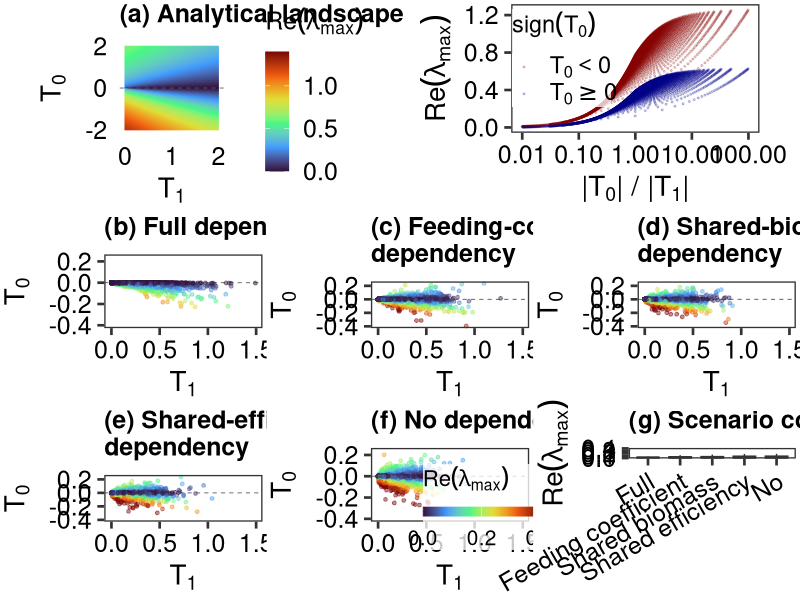

Recreate this plot in R. (Note: this script raises an error after producing the figure.)
# =============================================================================
# Three-species module dependency analysis
# =============================================================================

rm(list = ls())

library(tidyverse)
library(cowplot)
library(viridis)
library(scales)
library(here)

set.seed(2026)

n_rep <- 10000
fs <- 20
fss <- 18

case_levels <- c(
  "(b) Full dependency",
  "(c) Feeding-coefficient\ndependency",
  "(d) Shared-biomass\ndependency",
  "(e) Shared-efficiency\ndependency",
  "(f) No dependency"
)

scenario_labs_short <- c(
  "(b) Full dependency" = "Full",
  "(c) Feeding-coefficient\ndependency" = "Feeding coefficient",
  "(d) Shared-biomass\ndependency" = "Shared biomass",
  "(e) Shared-efficiency\ndependency" = "Shared efficiency",
  "(f) No dependency" = "No"
)

scenario_cols <- c(
  "(b) Full dependency" = "#1B9E77",
  "(c) Feeding-coefficient\ndependency" = "#7570B3",
  "(d) Shared-biomass\ndependency" = "#E6AB02",
  "(e) Shared-efficiency\ndependency" = "#D95F02",
  "(f) No dependency" = "#666666"
)

get_re_lmax <- function(T1, T0) {
  max(Re(polyroot(c(T0, T1, 0, 1))))
}

simulate_scenario <- function(case, share_c, share_B, share_e) {
  c12 <- runif(n_rep)
  c13 <- runif(n_rep)
  c23 <- runif(n_rep)
  B1 <- runif(n_rep)
  B2 <- runif(n_rep)
  B3 <- runif(n_rep)
  e2 <- runif(n_rep)
  e3 <- runif(n_rep)
  
  c12a <- c12
  c13a <- c13
  c23a <- c23
  B1a <- B1
  B2a <- B2
  B3a <- B3
  e2a <- e2
  e3a <- e3
  
  c12b <- if (share_c) c12a else runif(n_rep)
  c13b <- if (share_c) c13a else runif(n_rep)
  c23b <- if (share_c) c23a else runif(n_rep)
  
  B1b <- if (share_B) B1a else runif(n_rep)
  B2b <- if (share_B) B2a else runif(n_rep)
  B3b <- if (share_B) B3a else runif(n_rep)
  
  e2b <- if (share_e) e2a else runif(n_rep)
  e3b <- if (share_e) e3a else runif(n_rep)
  
  T1 <- (c12a * B1a) * (e2a * c12b * B2a) +
    (c13a * B1b) * (e3a * c13b * B3a) +
    (c23a * B2b) * (e3b * c23b * B3b)
  
  T0 <- (e2a * c12a * B2a) *
    (e3a * c23a * B3a) *
    (c13a * B1a) -
    (c12b * B1b) *
    (c23b * B2b) *
    (e3b * c13b * B3b)
  
  tibble(
    T1,
    T0,
    ReLambdaMax = map2_dbl(T1, T0, get_re_lmax),
    Case = case
  )
}

# -----------------------------------------------------------------------------
# Analytical landscape
# -----------------------------------------------------------------------------

grid <- expand_grid(
  T1 = seq(0, 2, length.out = 100),
  T0 = seq(-2, 2, length.out = 100)
) %>%
  mutate(ReLambdaMax = map2_dbl(T1, T0, get_re_lmax))

# -----------------------------------------------------------------------------
# Simulations
# -----------------------------------------------------------------------------

df_all <- bind_rows(
  simulate_scenario("(b) Full dependency", TRUE, TRUE, TRUE),
  simulate_scenario("(c) Feeding-coefficient\ndependency", TRUE, FALSE, FALSE),
  simulate_scenario("(d) Shared-biomass\ndependency", FALSE, TRUE, FALSE),
  simulate_scenario("(e) Shared-efficiency\ndependency", FALSE, FALSE, TRUE),
  simulate_scenario("(f) No dependency", FALSE, FALSE, FALSE)
) %>%
  mutate(Case = factor(Case, levels = case_levels))

x_limits_sim <- range(df_all$T1)
y_limits_sim <- range(df_all$T0)

base_theme <- theme(
  axis.title = element_text(size = fs, colour = "black"),
  axis.text = element_text(size = fss, colour = "black"),
  plot.title = element_text(size = fss, face = "bold"),
  plot.margin = margin(3, 3, 3, 3, "pt"),
  panel.grid = element_blank()
)

# -----------------------------------------------------------------------------
# Panel a: analytical landscape
# -----------------------------------------------------------------------------

p_analytical <- ggplot(grid, aes(T1, T0, fill = ReLambdaMax)) +
  geom_raster(interpolate = TRUE) +
  geom_hline(yintercept = 0, linetype = "dashed", linewidth = 0.3,
             colour = "grey35") +
  scale_fill_viridis_c(
    option = "H",
    limits = c(0, 1.4),
    name = expression(Re(lambda[max]))
  ) +
  scale_x_continuous(breaks = c(0, 1, 2)) +
  scale_y_continuous(breaks = c(-2, 0, 2)) +
  labs(
    x = expression(T[1]),
    y = expression(T[0]),
    title = "(a) Analytical landscape"
  ) +
  theme_minimal(base_size = fs) +
  base_theme +
  theme(
    legend.position = "right",
    legend.title = element_text(size = fss),
    legend.text = element_text(size = fss)
  )

# -----------------------------------------------------------------------------
# Ratio panel
# -----------------------------------------------------------------------------

grid_ratio <- grid %>%
  filter(T1 > 0) %>%
  mutate(
    ratio = abs(T0) / abs(T1),
    sign_T0 = if_else(T0 >= 0, "positive", "negative")
  ) %>%
  filter(is.finite(ratio))

p_ratio <- ggplot(grid_ratio, aes(ratio, ReLambdaMax, colour = sign_T0)) +
  geom_point(alpha = 0.2, size = 0.4) +
  scale_colour_manual(
    values = c(positive = "darkblue", negative = "darkred"),
    labels = c(
      positive = expression(T[0] >= 0),
      negative = expression(T[0] < 0)
    ),
    name = expression(sign(T[0]))
  ) +
  scale_x_log10(labels = label_number()) +
  labs(
    x = expression("|" * T[0] * "| / |" * T[1] * "|"),
    y = expression(Re(lambda[max]))
  ) +
  theme_test(base_size = fs) +
  base_theme +
  theme(
    legend.position = c(0.4, 0.96),
    legend.justification = c(1, 1),
    legend.title = element_text(size = fss - 1),
    legend.text = element_text(size = fss - 1),
    legend.background = element_rect(
      fill = alpha("white", 0.75),
      colour = NA
    )
  )

# -----------------------------------------------------------------------------
# Simulated panels
# -----------------------------------------------------------------------------

plot_scenario <- function(case, show_legend = FALSE) {
  df <- filter(df_all, Case == case)
  
  ggplot(df, aes(T1, T0, colour = ReLambdaMax)) +
    geom_hline(yintercept = 0, linetype = "dashed", linewidth = 0.3,
               colour = "grey35") +
    geom_point(alpha = 0.45, size = 1) +
    scale_colour_viridis_c(
      option = "H",
      limits = c(0, 0.4),
      breaks = c(0, 0.2, 0.4),
      oob = squish,
      name = expression(Re(lambda[max])),
      guide = if (show_legend) {
        guide_colourbar(
          direction = "horizontal",
          barwidth = unit(3, "cm"),
          barheight = unit(0.25, "cm"),
          title.position = "top"
        )
      } else "none"
    ) +
    coord_cartesian(xlim = x_limits_sim, ylim = y_limits_sim) +
    labs(
      x = expression(T[1]),
      y = expression(T[0]),
      title = case
    ) +
    theme_test(base_size = fs) +
    base_theme +
    theme(
      legend.position = if (show_legend) c(0.7, 0.2) else "none",
      legend.justification = c(0.5, 0.5),
      legend.title = element_text(size = fss - 2),
      legend.text = element_text(size = fss - 3),
      legend.background = element_rect(
        fill = alpha("white", 0.78),
        colour = NA
      )
    )
}

p_full <- plot_scenario("(b) Full dependency")
p_c <- plot_scenario("(c) Feeding-coefficient\ndependency")
p_B <- plot_scenario("(d) Shared-biomass\ndependency")
p_e <- plot_scenario("(e) Shared-efficiency\ndependency")
p_no <- plot_scenario("(f) No dependency", TRUE)

# -----------------------------------------------------------------------------
# Panel g: scenario comparison
# -----------------------------------------------------------------------------

df_box <- df_all %>%
  mutate(Case = factor(Case, levels = case_levels))

p_box <- ggplot(df_box, aes(Case, ReLambdaMax, fill = Case)) +
  geom_boxplot(outlier.shape = NA, alpha = 0.85, width = 0.7) +
  scale_fill_manual(values = scenario_cols, guide = "none") +
  scale_x_discrete(labels = scenario_labs_short) +
  scale_y_continuous(
    limits = c(0, 0.4),
    breaks = seq(0, 0.4, 0.1)
  ) +
  labs(
    x = NULL,
    y = expression(Re(lambda[max])),
    title = "(g) Scenario comparison"
  ) +
  theme_test(base_size = fs) +
  base_theme +
  theme(axis.text.x = element_text(angle = 30, hjust = 1))

# -----------------------------------------------------------------------------
# Combine and save
# -----------------------------------------------------------------------------

p_blank <- ggplot() + theme_void()

row1 <- plot_grid(
  p_blank,
  plot_grid(
    p_analytical,
    p_blank,
    p_ratio,
    ncol = 3,
    rel_widths = c(1.1, 0.1, 1.1)
  ),
  p_blank,
  ncol = 3,
  rel_widths = c(0.05, 1, 0.05)
)

p_all <- plot_grid(
  row1,
  plot_grid(p_full, p_c, p_B, ncol = 3),
  plot_grid(p_e, p_no, p_box, ncol = 3),
  ncol = 1,
  rel_heights = c(1.1, 1, 1)
)

p_all

ggsave(here("figures", "3_species_module_dependency.jpeg"),
       p_all, width = 14, height = 13, dpi = 600)
